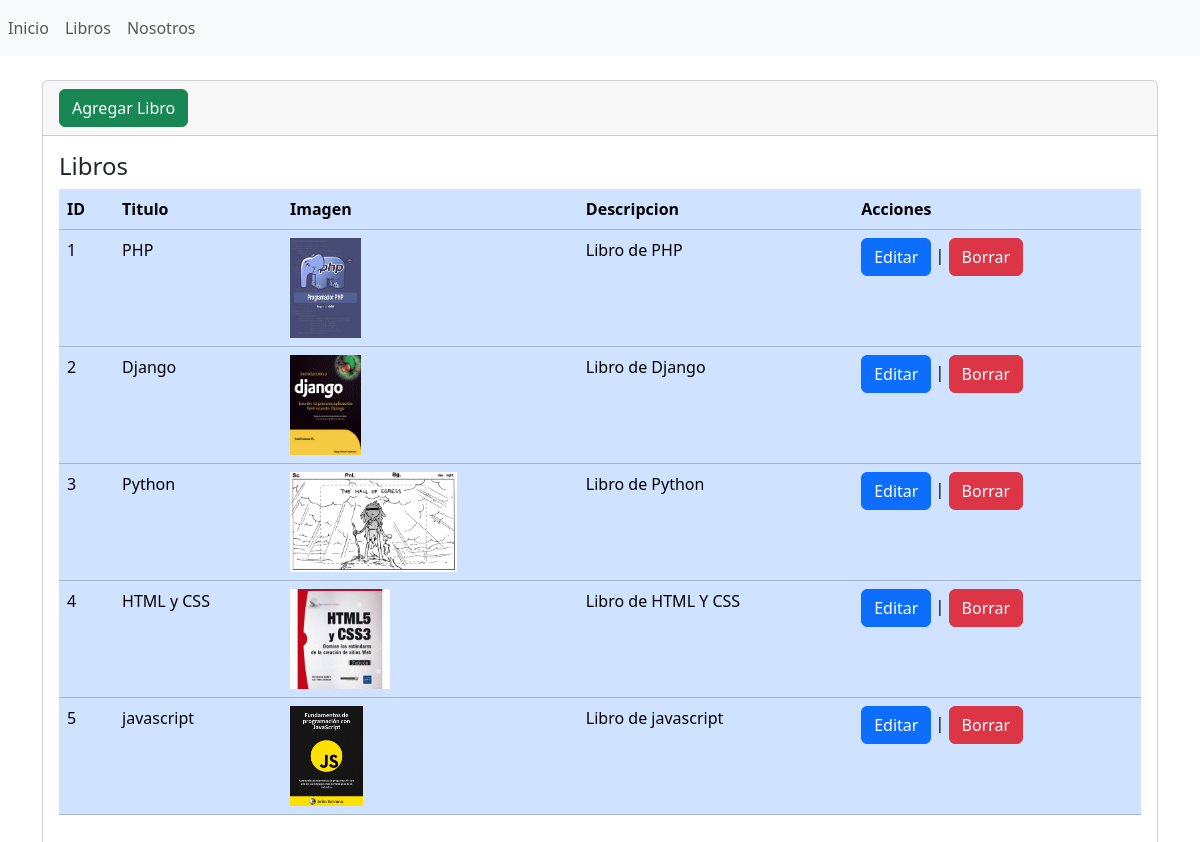
/libros, run on an earlier commit of the app's database.
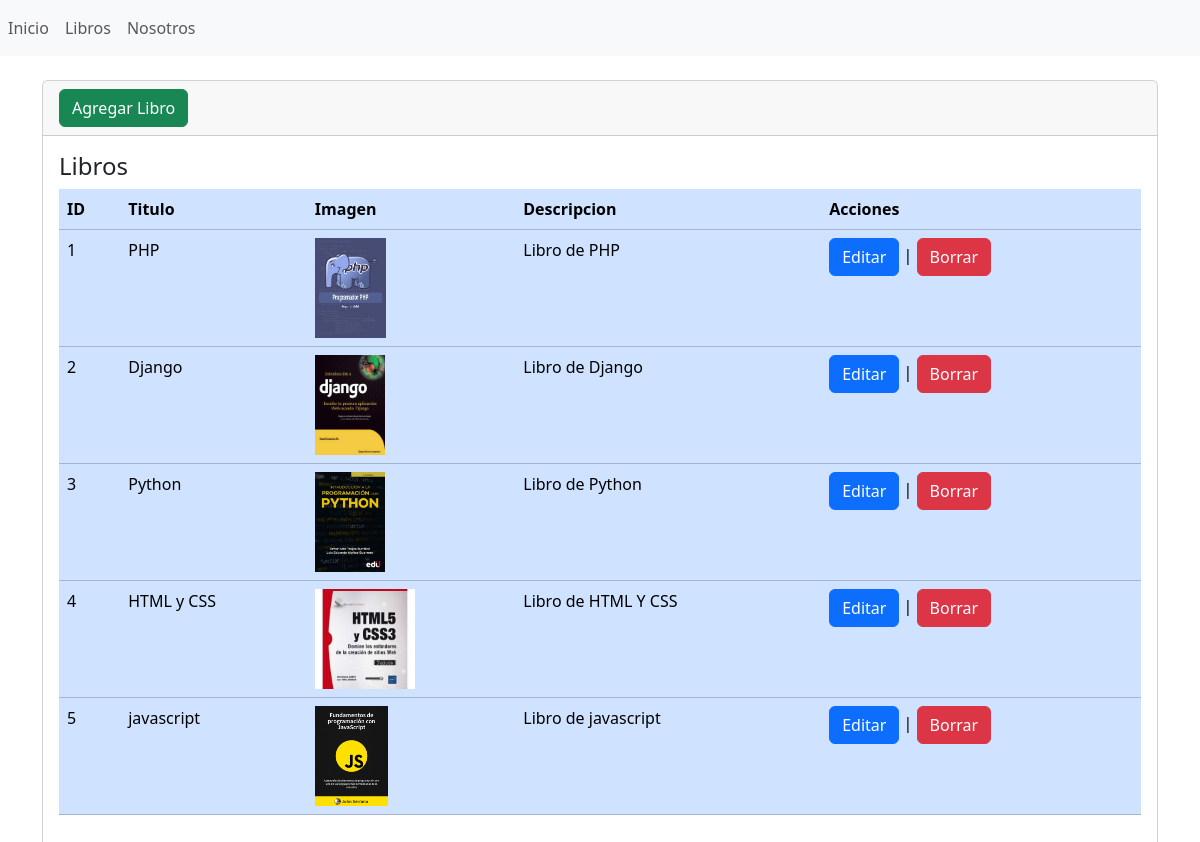
And on a later commit of the database.
### libreria/models.py (models this page shows, shortened)
class Libro(models.Model):
    id=models.AutoField(primary_key=True)
    titulo = models.CharField(max_length=100,verbose_name='Titulo')
    imagen = models.ImageField(upload_to='imagenes/', verbose_name='Imagen', null=True)
    descripcion=models.TextField(null=True,verbose_name='Descripcion')

### libreria/views.py (the view)
# urls.py: path('libros',views.libros, name='libros'),
def libros(request):
    libros = Libro.objects.all()
    return render(request, 'libros/index.html',{'libros':libros})

### libreria/templates/libros/index.html (shortened to what this page needs)
{% extends "base.html" %}
{% block contenido %}
<div class="card">
    <div class="card-header">
        <a
            name=""
            id=""
            class="btn btn-success"
            href="{% url 'crear' %}"
            role="button"
            >Agregar Libro</a
        >
    </div>
    <div class="card-body">
        <h4 class="card-title">Libros</h4>
        <div
            class="table-responsive"
        >
            <table
                class="table table-primary"
            >
                <thead>
                    <tr>
                        <th scope="col">ID</th>
                        <th scope="col">Titulo</th>
                        <th scope="col">Imagen</th>
                        <th scope="col">Descripcion</th>
                        <th scope="col">Acciones</th>
                    </tr>
                </thead>
                <tbody>
                    {% for libro in libros %}
                    <tr class="">
                        <td>{{ libro.id }}</td>
                        <td>{{ libro.titulo }}</td>
                        <td>
                            <img src="{{ libro.imagen.url }}" height="100">
                        </td>
                        <td>{{ libro.descripcion }}</td>
                        <td> <a
                            name=""
                            id=""
                            class="btn btn-primary"
                            href="{% url 'editar' libro.id %}"
                            role="button"
                            >Editar</a>
                          |
                          <a
                            name=""
                            id=""
                            class="btn btn-danger"
                            href="{% url 'eliminar' libro.id %}"
                            role="button"
                            >Borrar</a>
                        </td>
                    </tr>
                    {% endfor %}
                </tbody>
            </table>
        </div>
    </div>
</div>
{% endblock %}

What changed in the data, as far as the page shows it:
changed Libro "Python": imagen: a different picture
